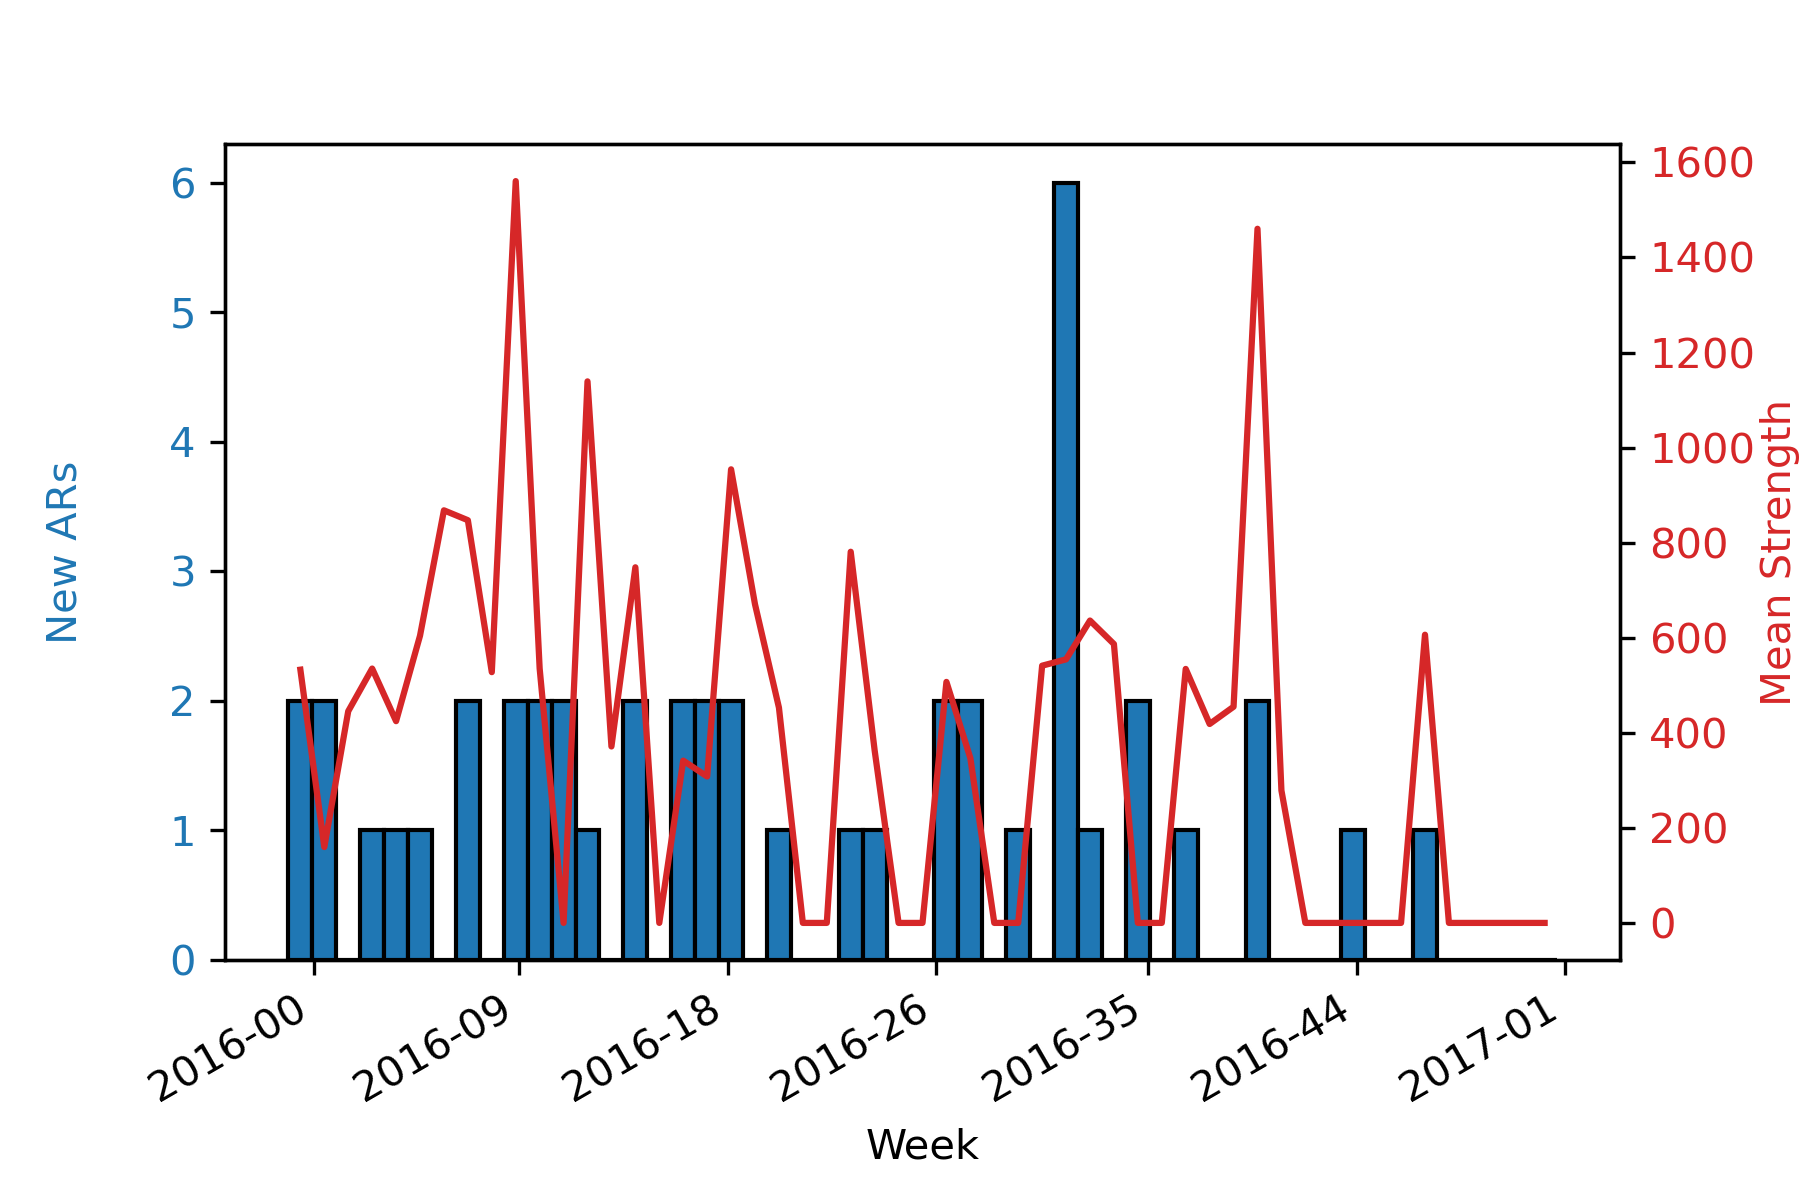

Reproduce this figure in Python.
#!/usr/bin/env python3
# -*- coding: utf-8 -*-
"""
Created on Tue Nov 14 22:53:33 2023

@author: daniel
"""

import pandas as pd
import matplotlib.pyplot as plt
from matplotlib.dates import DateFormatter

# Supongamos que tu archivo CSV se llama "tabla.csv"
data = pd.read_csv("tabla.csv")
data.iloc[:, 0] = pd.to_datetime(data.iloc[:, 0] + '-1', format='%Y-%U-%w')

# Crear una figura y ejes
fig, ax1 = plt.subplots()

# Graficar la segunda columna como barras en el eje izquierdo
color = 'tab:blue'
ax1.set_xlabel('Week')
ax1.set_ylabel('New ARs', color=color)
ax1.bar(data.iloc[:, 0], data.iloc[:, 1], color=color, width=7, edgecolor='black')
ax1.tick_params(axis='y', labelcolor=color)

# Crear un segundo eje y graficar la tercera columna en el eje derecho
ax2 = ax1.twinx()
color = 'tab:red'
ax2.set_ylabel('Mean Strength', color=color)
ax2.plot(data.iloc[:, 0], data.iloc[:, 2], color=color)
ax2.tick_params(axis='y', labelcolor=color)

# Añadir etiquetas de escala en los lados derecho e izquierdo
ax1.yaxis.set_label_coords(-0.1, 0.5)
ax2.yaxis.set_label_coords(1.1, 0.5)

# Configurar el formato de fecha en el eje x
date_format = DateFormatter('%Y-%U')
ax1.xaxis.set_major_formatter(date_format)
fig.autofmt_xdate(rotation=30)  # Inclinar las etiquetas horizontales en 30 grados

plt.title('2016')
plt.savefig('finalgraph.png', dpi=300)
# Mostrar la gráfica
plt.show()